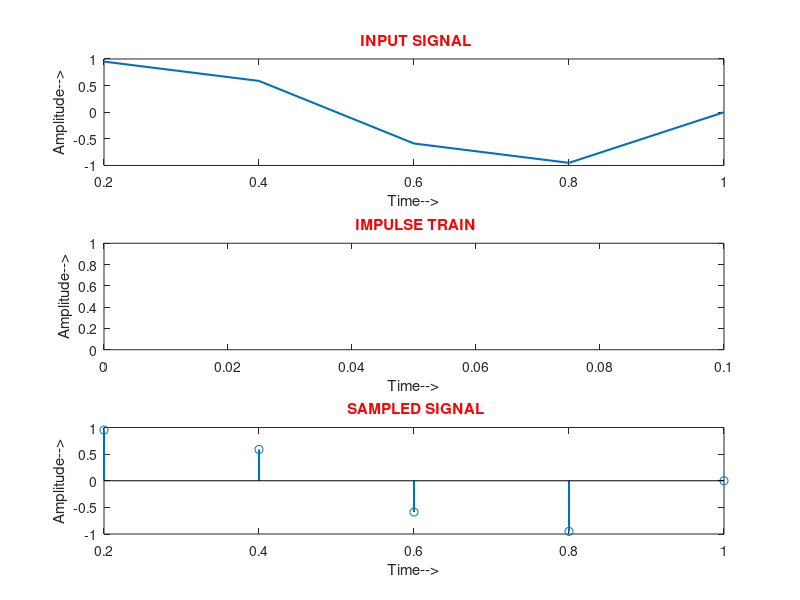
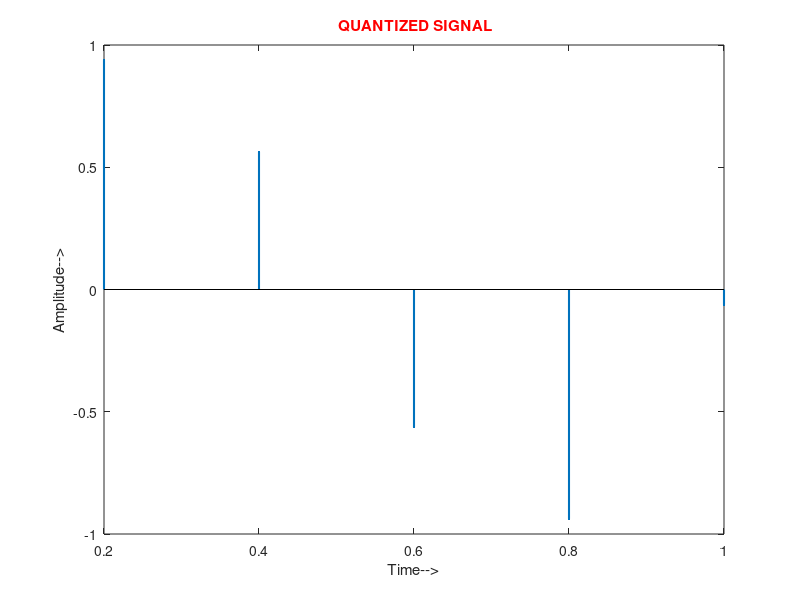
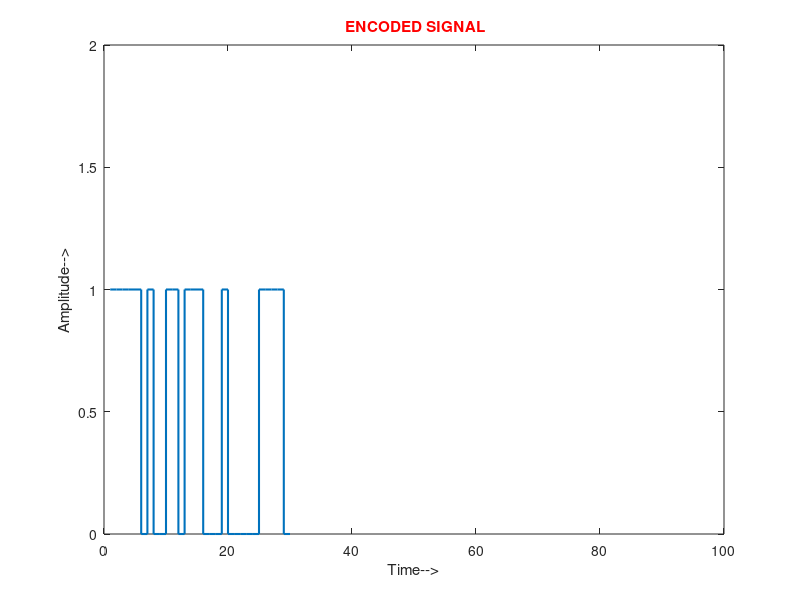
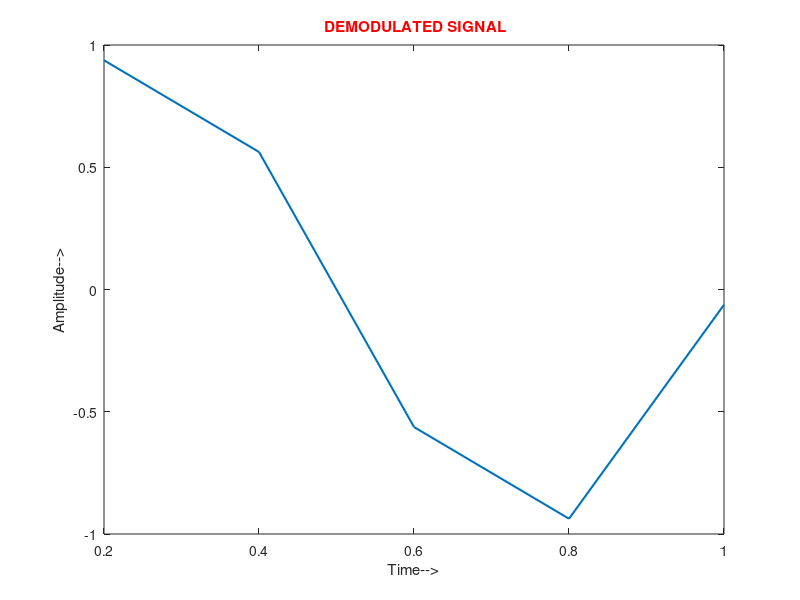

Here is the MATLAB script that generated these plots, in order:
clc;
close all;
clear all;


                                                                     %Input Signal Given Is A Sine Wave.
n=input('Enter N value for N-bit PCM : ');
N=input('Enter number of Sample to be taken in a period : ');
L=2^n;                                                               %No. of Quantized Levels.
t=1/N:1/N:1;
h=ones(1,length(t));
fc=1;
itrain=(square(2*pi*20*fc*t)+1)/2;
X = sin(2*pi*fc*t);
Y=X.*itrain;
figure(1);
subplot(3,1,1);
plot(t,X,'linewidth',1.5);
title('\color{red} INPUT SIGNAL');
xlabel('Time-->');
ylabel('Amplitude-->');
								     %Sampled signal
subplot(3,1,3);
stem(t,Y,'linewidth',1.5);
title('\color{red} SAMPLED SIGNAL');
xlabel('Time-->');
ylabel('Amplitude-->');
subplot(3,1,2);
plot(t,itrain);
title('\color{red} IMPULSE TRAIN');
xlabel('Time-->');
ylabel('Amplitude-->');
axis([0 0.1 0 1])

							           %Quantization
del=2/L;
Z=L/2;
Level=[-1:del:1];
for i=1:Z
    Level1(i)=Level(i);
end
k=1;
for i=Z+2:L+1
    Level2(k)=Level(i);
    k=k+1;
end

for j = 1:N
    if X(j)<0
        X(j)=X(j)*-1;
        for i=1:L/2
            Level1x(i)=Level1(i)*-1;
            z1(i)=Level1x(i)-X(j);
            if z1(i)<0 
                z1(i)=z1(i)*-1;
            end
        end
        for i=1:L/2
            Z(i)=z1(i);
        end
        
        Z=min(Z);
        
        for i=1:L/2
            if z1(i)==Z
                X(j)=Level1(i);
            end
        end
    elseif X(j)>0
        for i=1:L/2
            z2(i)=Level2(i)-X(j);
            if z2(i)<0 
                z2(i)=z2(i)*-1;
            end
        end
        for i=1:L/2
            Z(i)=z2(i);
        end
        
        Z=min(Z);
        
        for i=1:L/2
            if z2(i)==Z
                X(j)=Level2(i);
            end
        end
    else
        X(j)=0;
    end
end
								%Plotting The Quantized Signal
figure(2);
stem(t,X,'.','linewidth',1.5);
title('\color{red} QUANTIZED SIGNAL');
xlabel('Time-->');
ylabel('Amplitude-->');

								%Encoding
d = (0:L)';
b = de2bi(d);
E=[];
for j=1:N
    for i=1:L+1
        if X(j)==Level(i)
            E=b(i,:);
        end
    end
     if(j)==1
            X_Encoded = E;
     else
            X_Encoded = [X_Encoded E];
     end    
end
								%Plotting The Encoded Signal   
figure(3);
t_1=1:length(X_Encoded);
stairs(t_1,X_Encoded,'linewidth',1.5);
axis([0 100 0 2]);
title('\color{red} ENCODED SIGNAL');
xlabel('Time-->');
ylabel('Amplitude-->');

length_1=length(b(1,:));


								%Demodulation
count=length_1;
start=1;
for j=1:N
    new=X_Encoded(start:(start+count-1));
    start=start+count;
    for i=1:L+1
        if new==b(i,:)
            X_demod(j)=Level(i);
        end
    end
end
figure(4);
plot(t,X_demod,'linewidth',1.5);
title('\color{red} DEMODULATED SIGNAL');
xlabel('Time-->');
ylabel('Amplitude-->');
